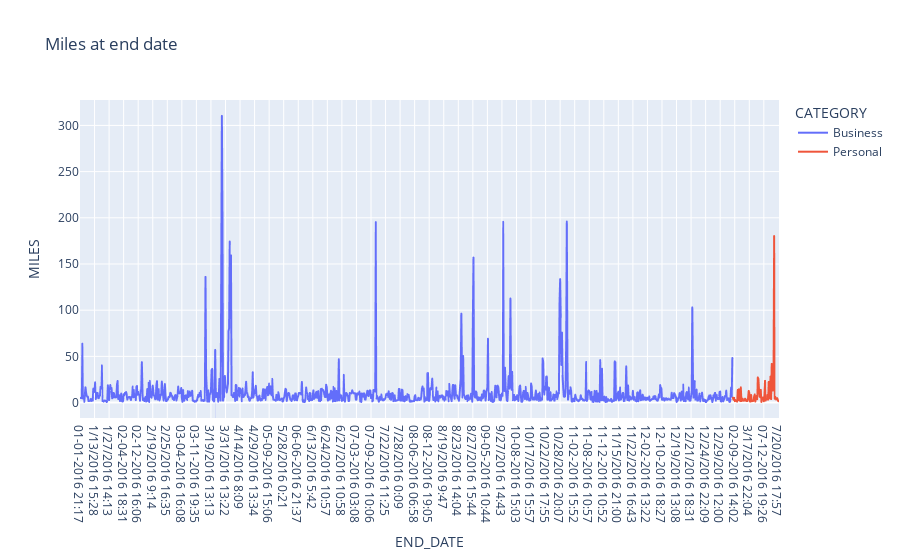

Write notebook code for a chart like this one.
### Code cell
px.line(df,x='END_DATE',y='MILES',color='CATEGORY',title='Miles at end date')

### Figure 1 — Plotly figure (JSON) as saved in the notebook; plotly's stock layout.template omitted (floating-point values rounded to 4 significant figures; data arrays with more than 128 entries replaced by an {"elided": "..."} marker saying what was removed)
{"data": [{"hovertemplate": "CATEGORY=Business<br>END_DATE=%{x}<br>MILES=%{y}<extra></extra>", "legendgroup": "Business", "line": {"color": "#636efa", "dash": "solid"}, "marker": {"symbol": "circle"}, "mode": "lines", "name": "Business", "showlegend": true, "type": "scattergl", "x": {"elided": "1078 str values"}, "xaxis": "x", "y": {"elided": "1078 float values"}, "yaxis": "y"}, {"hovertemplate": "CATEGORY=Personal<br>END_DATE=%{x}<br>MILES=%{y}<extra></extra>", "legendgroup": "Personal", "line": {"color": "#EF553B", "dash": "solid"}, "marker": {"symbol": "circle"}, "mode": "lines", "name": "Personal", "showlegend": true, "type": "scattergl", "x": ["02-09-2016 11:07", "02-09-2016 11:50", "02-09-2016 13:52", "02-09-2016 14:02", "2/14/2016 0:01", "2/14/2016 1:00", "2/19/2016 11:26", "2/19/2016 11:50", "2/19/2016 20:30", "2/19/2016 20:51", "2/20/2016 8:32", "2/20/2016 10:56", "2/20/2016 11:53", "2/20/2016 17:54", "2/26/2016 11:11", "2/26/2016 14:46", "2/26/2016 15:18", "2/26/2016 17:12", "2/29/2016 11:14", "03-03-2016 09:52", "03-05-2016 13:12", "03-05-2016 14:18", "03-08-2016 16:25", "03-12-2016 18:37", "3/17/2016 0:44", "3/17/2016 19:09", "3/17/2016 21:28", "3/17/2016 22:04", "3/20/2016 18:40", "3/21/2016 10:26", "3/22/2016 12:24", "3/22/2016 19:25", "3/23/2016 14:42", "3/23/2016 14:59", "3/24/2016 19:54", "3/26/2016 14:29", "3/26/2016 15:49", "3/26/2016 16:30", "3/27/2016 21:41", "3/27/2016 23:18", "3/28/2016 12:42", "3/28/2016 20:23", "3/28/2016 23:26", "3/29/2016 16:11", "3/29/2016 18:39", "3/29/2016 20:44", "3/29/2016 23:21", "04-01-2016 16:57", "04-02-2016 09:04", "04-02-2016 11:16", "6/15/2016 17:49", "07-12-2016 19:26", "7/13/2016 0:11", "7/13/2016 13:20", "7/13/2016 13:39", "7/13/2016 13:54", "7/14/2016 15:59", "7/15/2016 11:53", "7/15/2016 12:19", "7/15/2016 13:15", "7/15/2016 15:33", "7/15/2016 15:52", "7/16/2016 14:10", "7/16/2016 14:30", "7/16/2016 16:57", "7/16/2016 20:35", "7/16/2016 22:18", "7/17/2016 11:50", "7/17/2016 15:25", "7/18/2016 10:49", "7/18/2016 11:15", "7/18/2016 11:36", "7/18/2016 11:56", "7/19/2016 18:08", "7/20/2016 17:24", "7/20/2016 17:57", "7/20/2016 18:20"], "xaxis": "x", "y": [5.3, 3, 5.1, 1.5, 2.7, 1.8, 1.5, 1, 13.6, 2.5, 14.4, 3, 1.5, 16.5, 1.7, 1.9, 4.2, 2, 2.1, 2.2, 4.2, 3.5, 1.6, 1.9, 1.7, 4.9, 12.6, 10.4, 1.2, 1, 8.1, 1.4, 1.7, 1.6, 2, 6.7, 8.8, 1.2, 6.9, 7.3, 3.6, 27.2, 25.7, 13.6, 6.2, 6, 13.8, 0.7, 5.5, 5.1, 5.5, 1.4, 8.7, 23.5, 2.2, 4.4, 3.3, 8.3, 3.2, 22.4, 12.2, 4.5, 28.1, 3.8, 41.9, 23.8, 13, 15.1, 180.2, 4.1, 6.1, 3.3, 4.7, 4.8, 2.8, 1.4, 1.4], "yaxis": "y"}], "layout": {"legend": {"title": {"text": "CATEGORY"}, "tracegroupgap": 0}, "title": {"text": "Miles at end date"}, "xaxis": {"anchor": "y", "domain": [0, 1], "title": {"text": "END_DATE"}}, "yaxis": {"anchor": "x", "domain": [0, 1], "title": {"text": "MILES"}}}}
